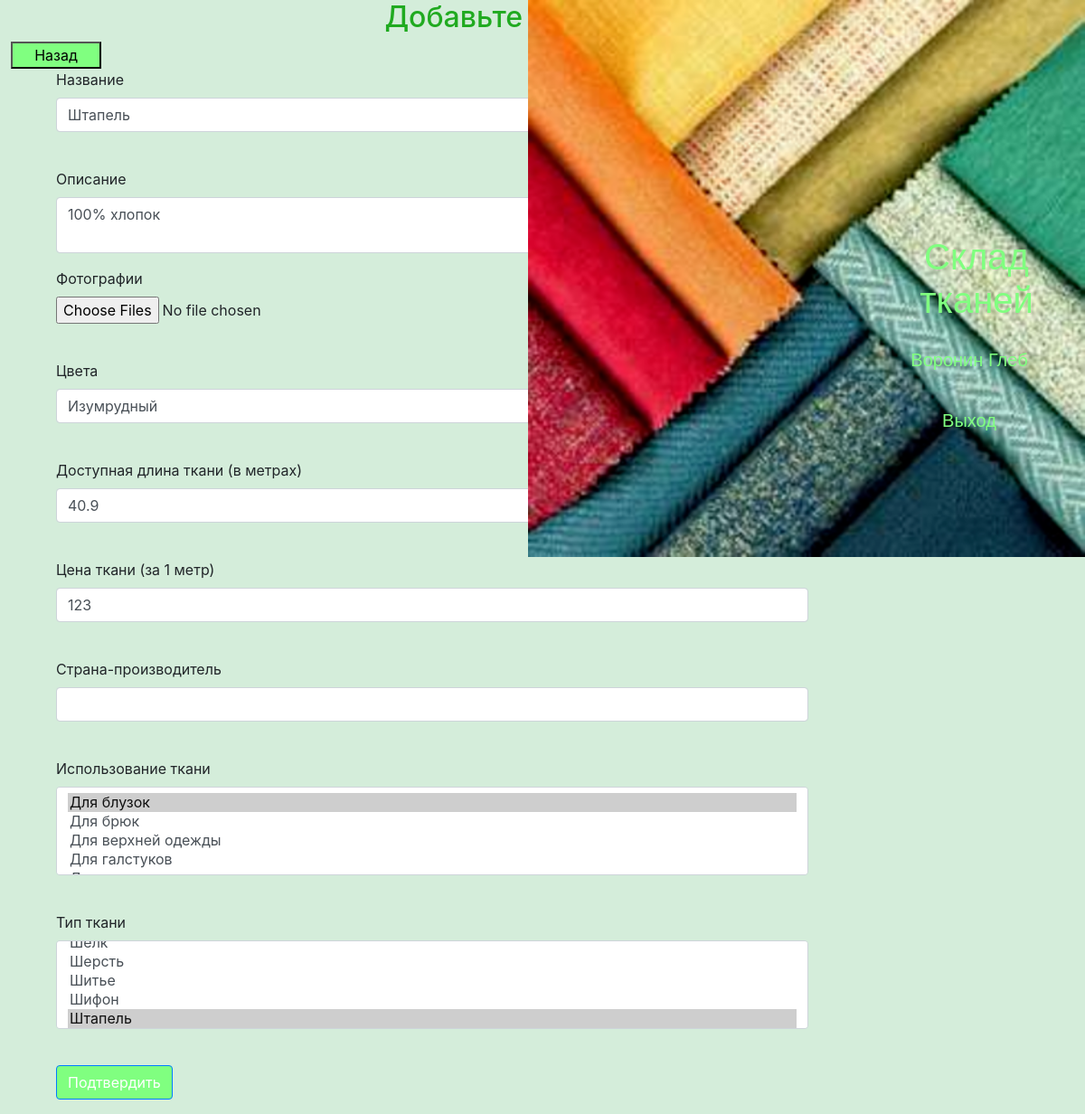
/1 (signed in), run on the app's committed database.
### data/models/users.py (models this page shows, shortened)
class User(SqlAlchemyBase, UserMixin, SerializerMixin):
    __tablename__ = 'users'
    id = sqlalchemy.Column(sqlalchemy.Integer, primary_key=True, autoincrement=True)
    surname = sqlalchemy.Column(sqlalchemy.String, nullable=False)
    name = sqlalchemy.Column(sqlalchemy.String, nullable=False)
    middle_name = sqlalchemy.Column(sqlalchemy.String, nullable=True)
    email = sqlalchemy.Column(sqlalchemy.String, unique=True, nullable=False)
    phone_number = sqlalchemy.Column(sqlalchemy.String, unique=True, nullable=True)
    address = sqlalchemy.Column(sqlalchemy.String)
    postal_code = sqlalchemy.Column(sqlalchemy.String)
    hashed_password = sqlalchemy.Column(sqlalchemy.String, nullable=False)
    register_date = sqlalchemy.Column(sqlalchemy.Date)  # datetime.date()
    order_id = sqlalchemy.Column(sqlalchemy.ForeignKey('order.id'))
    order = orm.relation('Order')
    favourite_id = sqlalchemy.Column(sqlalchemy.ForeignKey('favourites.id'))
    favourites = orm.relation('FavouriteItems')
    account_type = sqlalchemy.Column(sqlalchemy.String(100), default='Участник')

### data/models/cloths.py (models this page shows, shortened)
class Cloth(SqlAlchemyBase, SerializerMixin):
    __tablename__ = 'cloths'
    id = sqlalchemy.Column(sqlalchemy.Integer, primary_key=True, autoincrement=True)
    title = sqlalchemy.Column(sqlalchemy.String, nullable=False)
    description = sqlalchemy.Column(sqlalchemy.String(10000), nullable=False)
    """Ссылки на изображения на сервере, разделены ';'"""
    images_links = sqlalchemy.Column(sqlalchemy.String(1000), nullable=False)
    colors = sqlalchemy.Column(sqlalchemy.String, nullable=False)
    length = sqlalchemy.Column(sqlalchemy.Float, nullable=False)
    price = sqlalchemy.Column(sqlalchemy.Integer, nullable=False)
    date = sqlalchemy.Column(sqlalchemy.Date)
    country_id = sqlalchemy.Column(sqlalchemy.ForeignKey('countries.id'))
    cloth_type_id = sqlalchemy.Column(sqlalchemy.String)
    cloth_type_by_usage_id = sqlalchemy.Column(sqlalchemy.String)

### main.py (the view, shortened to what this page needs)
@login_required
@administrator_required
@app.route('/<int:cloth_id>', methods=['GET', 'POST'])
def edit_cloth(cloth_id):
    form = AddClothForm()
    if request.method == "GET":
        session = db_session.create_session()
        cloth = session.query(Cloth).filter(Cloth.id == cloth_id).first()
        if cloth:
            usages_id = [usage_id for usage_id in cloth.cloth_type_by_usage_id.split(DIVISOR)]
            types_id = [type_id for type_id in cloth.cloth_type_id.split(DIVISOR)]
            form.title.data = cloth.title
            form.description.data = cloth.description
            form.colors.data = cloth.colors
            form.length.data = cloth.length
            form.price.data = cloth.price
            form.usage.data = usages_id
            form.type.data = types_id
            country = session.query(Country).filter(Country.title == cloth.country_id).first()
            form.country.data = country
        else:
            abort(404)
    return render_template('add_cloth.html', title='Редактирование ткани', form=form)

### data/forms.py
class AddClothForm(FlaskForm):
    DB_NAME = 'Main'
    global_init(f'db/{DB_NAME}.sqlite')
    session = create_session()
    types = [(str(type_.id), type_.title) for type_ in session.query(TypesCloths).all()]
    usages = [(str(usage.id), usage.title) for usage in session.query(TypesClothsByUsage).all()]
    title = StringField('Название', validators=[DataRequired()])
    description = TextAreaField('Описание', validators=[DataRequired()])
    images = MultipleFileField('Фотографии')
    colors = StringField('Цвета', validators=[DataRequired()])
    length = FloatField('Доступная длина ткани (в метрах)', validators=[DataRequired()])
    price = IntegerField('Цена ткани (за 1 метр)', validators=[DataRequired()])
    country = StringField('Страна-производитель', validators=[DataRequired()])
    usage = SelectMultipleField(
        'Использование ткани', choices=usages, validators=[DataRequired()])
    type = SelectMultipleField(
        'Тип ткани', choices=types, validators=[DataRequired()])
    submit = SubmitField('Подтвердить')

### data/db_session.py (called while the page is built)
def create_session() -> Session:
    global __factory
    return __factory()

### main.py (called while the page is built)
@login_manager.user_loader
def load_user(user_id):
    session = db_session.create_session()
    return session.query(User).get(user_id)

### templates/add_cloth.html (shortened to what this page needs)
{% extends "base.html" %}
{% block main %}
<center>
    <h2>Добавьте новую ткань</h2>
</center>
<input id="back" type="button" onclick="history.back();" value="Назад"/><br>
<form action="" method="post" novalidate style="margin-left: 50px;" enctype="multipart/form-data">
    <p>
        {{ form.title.label }}<br>
        {{ form.title(class="form-control") }}<br>
    </p>
    <p>
        {{ form.description.label }}<br>
        {{ form.description(class="form-control") }}
    </p>
    <p>
        {{ form.images.label }}<br>
        {{ form.images(class="form-control-file") }}<br>
    </p>
    <p>
        {{ form.colors.label }}<br>
        {{ form.colors(class="form-control") }}<br>
    </p>
    <p>
        {{ form.length.label }}<br>
        {{ form.length(class="form-control") }}<br>
    </p>
    <p>
        {{ form.price.label }}<br>
        {{ form.price(class="form-control") }}<br>
    </p>
    <p>
        {{ form.country.label }}<br>
        {{ form.country(class="form-control") }}<br>
    </p>
    <p>
        {{ form.usage.label }}<br>
        {{ form.usage(class="form-control") }}<br>
    </p>
    <p>
        {{ form.type.label }}<br>
        {{ form.type(class="form-control") }}<br>
    </p>
    <p>{{ form.submit(type="submit", class="btn btn-primary") }}</p>
</form>
{% endblock %}

### templates/base.html
{% extends "base_without_auth_block.html" %}
{% block main_page_image %}
<img src="/static/img/texture_cloth_page.png" alt="" id="main_page_image_background">
{% endblock %}
{% block authorization %}
<div class="container text-center" id="auth_block">
    <br><br><br><br><br>
    <div align="center">
        <h1 class="auth_text">Склад тканей</h1>
        {% if current_user.is_authenticated %}
        <a class="navbar-brand" href="/order">
            <p class="auth_text">{{ current_user.surname }} {{ current_user.name }}</p>
        </a>
        <a class="navbar-brand" href="/logout">
            <p class="auth_text">Выход</p>
        </a>
        {% else %}
        <p>
            <a class="btn btn-primary " id="register" href="/register">Зарегистрироваться</a>
            <a class="btn btn-success" id="login" href="/login">Войти</a>
        </p>
        {% endif %}
    </div>
</div>
{% endblock %}

### static/css/style_v55.css (style rules this page uses)
body { background-color: #d4edda; margin-left: 1%; }
#auth_block { width: 20%; position: absolute; color: #80ff80; font: normal 45px arial; right: 0; }
h1 { color: #20aa20; }
h2 { color: #20aa20; }
form { width: 70%; }
#back { width: 100px; height: 30px; background-color: #80ff80; }
a { color: #20aa20; cursor: pointer; text-decoration: none; }
.btn-primary { background-color: #80ff80; }
#main_page_image_background { position: absolute; right: 0; top: 0 width: 50%; height: 50%; }
.auth_text { color: #80ff80; }

### data on the page
User: surname "Воронин", name "Глеб"
Cloth: title "Штапель", description "100% хлопок", colors "Изумрудный", length "40.9", price "123"
